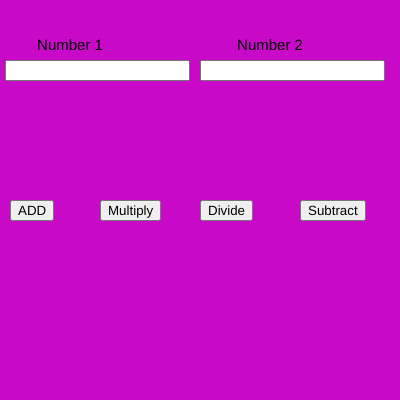
Frame 1 (no input)
Frame 60 (no input): identical to frame 1, image omitted
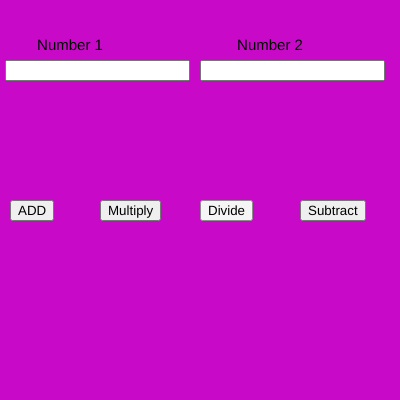
Frame 120 (the mouse pressed at the canvas centre since frame 60)

The p5.js sketch that drew these frames (run headless with seeded random() and noise() and a simulated clock; from frame 60 on, the mouse is pressed at the canvas centre):

// p5.js sketch
// ── sketch.js
var n1,n2;
var b1,b2,b3,b4;

function setup() {
  
  createCanvas(400, 400);
  
  num1 = createInput();
  num1.position(5, 60);
  
  num2 = createInput();
  num2.position(200, 60);
  
  b1 = createButton("ADD");
  b1.position(10, 200);
  b1.mousePressed(add);
  
  b2 = createButton("Multiply");
  b2.position(100, 200);
  b2.mousePressed(mul);
  
  b3 = createButton("Divide");
  b3.position(200,200);
  b3.mousePressed(div);

  b4 = createButton("Subtract");
  b4.position(300,200);
  b4.mousePressed(sub);

  textAlign(CENTER);
  textSize(15);
}

function draw() {
  background(200,10,200)
  text("Number 1",70,50)
  text("Number 2",270,50)
  
n1 =parseInt(num1.value())
n2 =parseInt(num2.value())
}

function add(){
console.log(n1+n2)  
}

function sub(){
  console.log(n1-n2)  
  }

  function mul(){
    console.log(n1*n2)  
    }

    function div(){
      console.log(n1/n2)  
      }   
